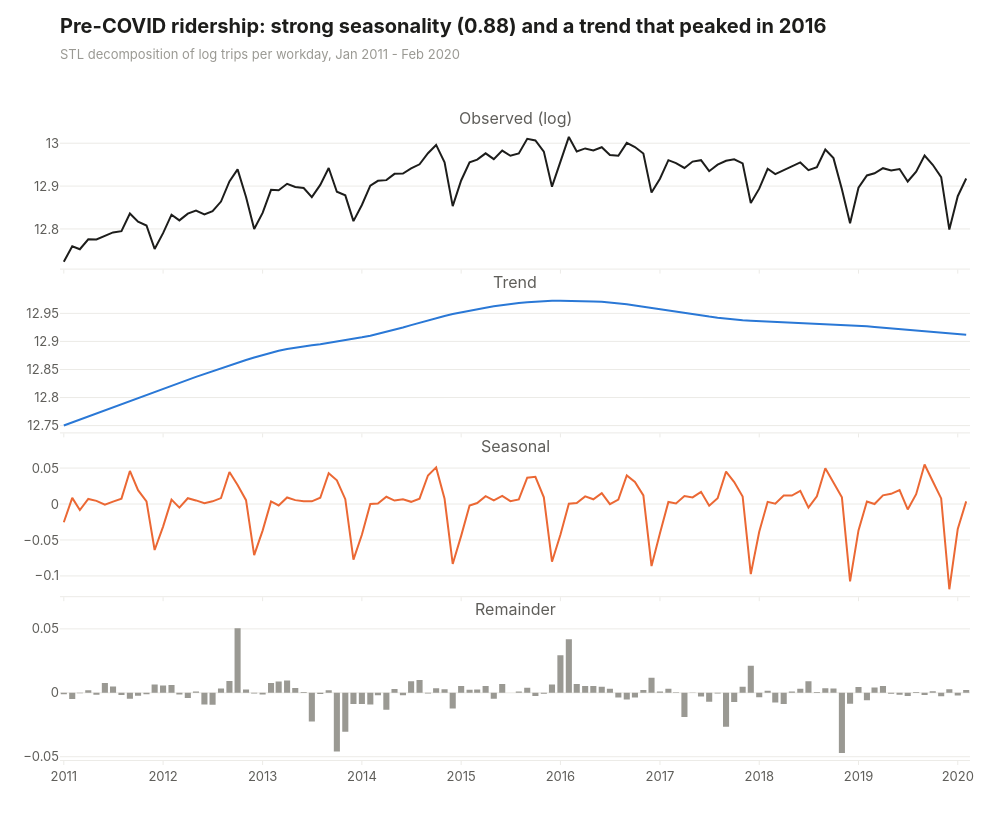

Notebook code cell kept with this figure:
### Markdown cell above
## 3. แยกองค์ประกอบด้วย STL

STL (Seasonal-Trend decomposition using Loess) แยก log ของผู้โดยสารเป็น แนวโน้ม + ฤดูกาล + ส่วนที่เหลือ
และวัดความแรงของแนวโน้มและฤดูกาล (Hyndman & Athanasopoulos): ค่าใกล้ 1 แปลว่าองค์ประกอบนั้นชัด

### Code cell
stl = STL(log_pre, period=12, robust=True).fit()
remainder_var = float(np.var(stl.resid))
trend_strength = max(0.0, 1 - remainder_var / float(np.var(stl.trend + stl.resid)))
seasonal_strength = max(0.0, 1 - remainder_var / float(np.var(stl.seasonal + stl.resid)))
print(f"trend strength   : {trend_strength:.2f}")
print(f"seasonal strength: {seasonal_strength:.2f}")

seasonal_values = np.exp(np.asarray(stl.seasonal, dtype=float))
month_totals = {}
# months since 1970-01, so the remainder of 12 gives the calendar month
month_numbers = log_pre.index.to_numpy().astype("datetime64[M]").astype(int) % 12 + 1
for position in range(len(log_pre)):
    month_number = int(month_numbers[position])
    month_totals.setdefault(month_number, []).append(float(seasonal_values[position]))
print("seasonal index by month (1.00 = average):")
for month_number in range(1, 13):
    print(f"{month_number:>2}  {np.mean(month_totals[month_number]):.3f}")

panels = [
    ("log trips", log_pre, viz.INK),
    ("trend", stl.trend, viz.ACCENT),
    ("seasonal", stl.seasonal, viz.CONTRAST),
    ("remainder", stl.resid, viz.MUTED),
]
fig = make_subplots(rows=4, cols=1, shared_xaxes=True, vertical_spacing=0.04,
                    subplot_titles=["Observed (log)", "Trend", "Seasonal", "Remainder"])
for row, (name, series, color) in enumerate(panels, start=1):
    if name == "remainder":
        fig.add_trace(go.Bar(x=series.index, y=series.values, marker=dict(color=color), name=name,
                             hovertemplate="%{x|%b %Y}: %{y:.4f}<extra></extra>"), row=row, col=1)
    else:
        fig.add_trace(go.Scatter(x=series.index, y=series.values, mode="lines", line=dict(color=color, width=2),
                                 name=name, hovertemplate="%{x|%b %Y}: %{y:.4f}<extra></extra>"), row=row, col=1)
fig.update_layout(showlegend=False, hovermode="x unified", margin=dict(t=130))
viz.titled(fig, f"Pre-COVID ridership: strong seasonality ({seasonal_strength:.2f}) and a trend that peaked in 2016",
           "STL decomposition of log trips per workday, Jan 2011 - Feb 2020")
viz.save(fig, "13_stl", height=820)
fig
